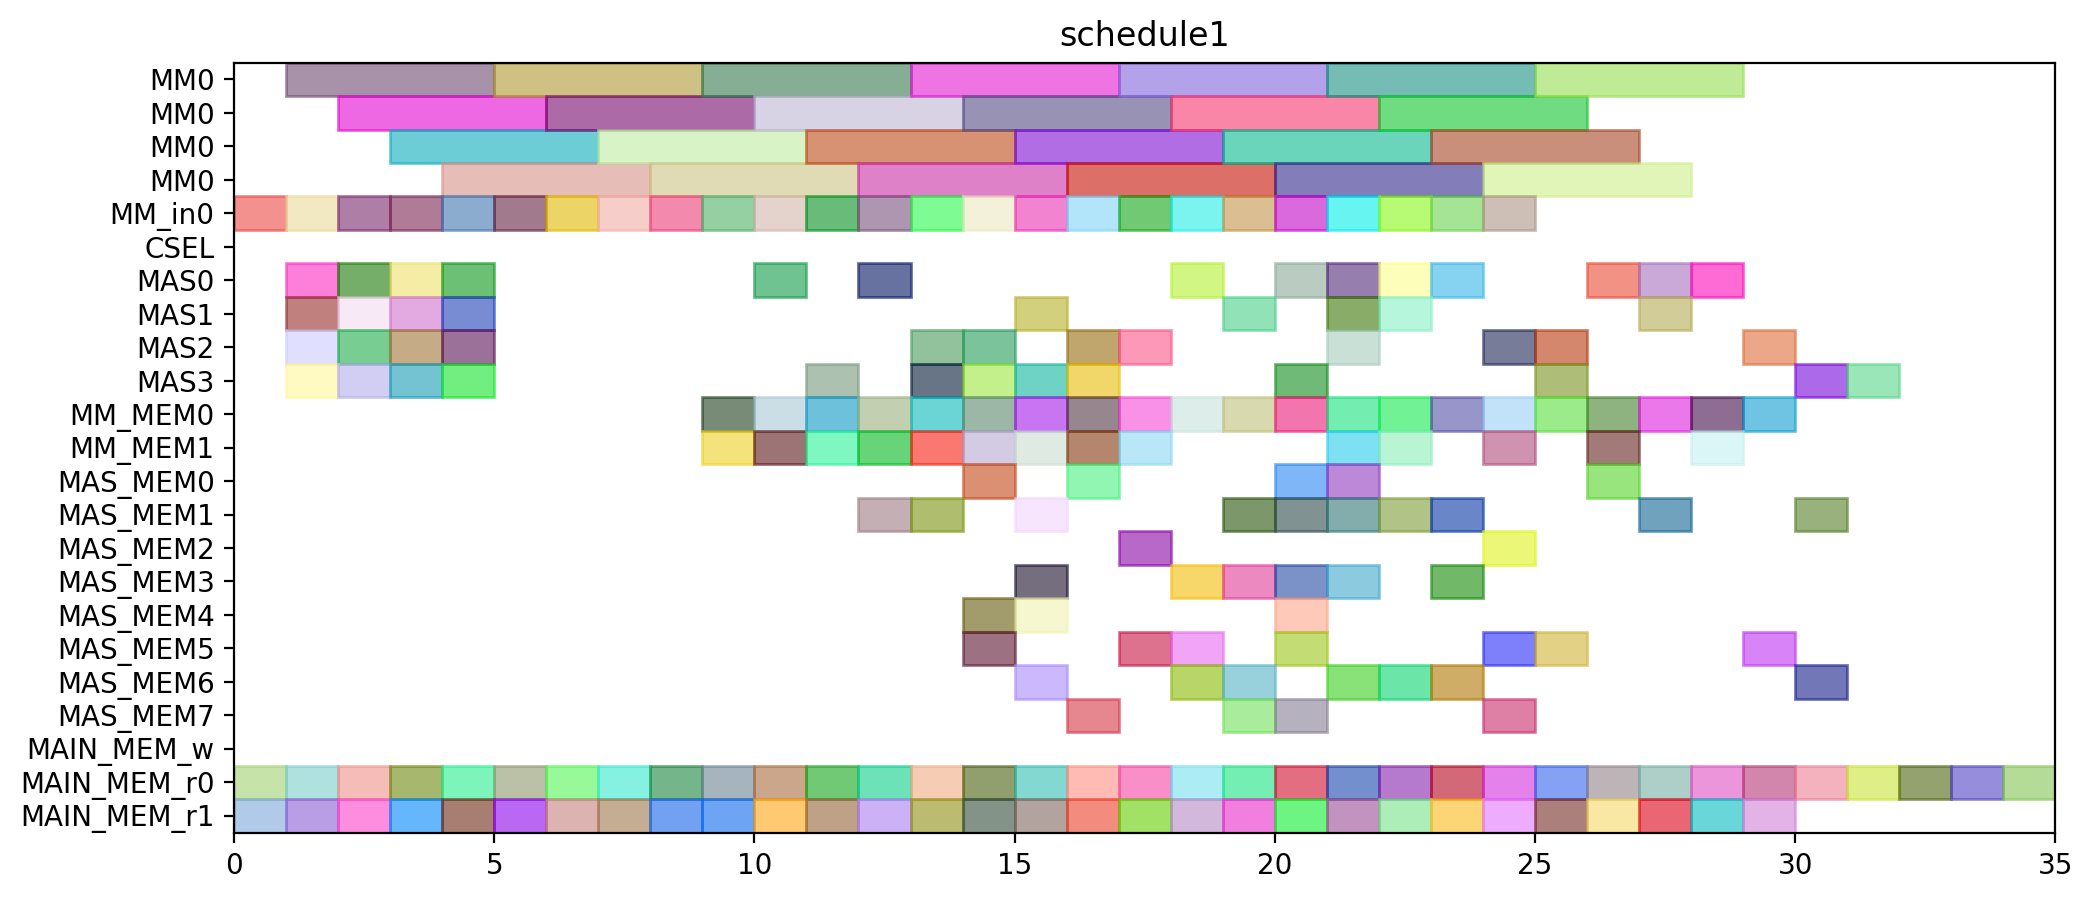

Source code (Python):
from pyschedule import Scenario, solvers, plotters, alt


def solve():
	horizon = 120
	S = Scenario("schedule1", horizon=horizon)

	# resource
	MM = S.Resources('MM', num=1, size=4)
	MM_in = S.Resources('MM_in', num=1)
	CSEL = S.Resource('CSEL')
	MAS = S.Resources('MAS', num=4, size=1, periods=range(1, horizon))
	MM_MEM = S.Resources('MM_MEM', num=2)
	MAS_MEM = S.Resources('MAS_MEM', num=8)
	MAIN_MEM_w = S.Resource('MAIN_MEM_w', size=1)
	MAIN_MEM_r = S.Resources('MAIN_MEM_r', num=2)

	# result of previous scheduling
	r13_t2_mem1 = S.Task('r13_t2_mem1', length=1, delay_cost=1)
	S += r13_t2_mem1 >= 0
	r13_t2_mem1 += MAIN_MEM_r[1]

	r6_t0_mem0 = S.Task('r6_t0_mem0', length=1, delay_cost=1)
	S += r6_t0_mem0 >= 0
	r6_t0_mem0 += MAIN_MEM_r[0]

	r6_t1_in = S.Task('r6_t1_in', length=1, delay_cost=1)
	S += r6_t1_in >= 0
	r6_t1_in += MM_in[0]

	r12_t1_mem0 = S.Task('r12_t1_mem0', length=1, delay_cost=1)
	S += r12_t1_mem0 >= 1
	r12_t1_mem0 += MAIN_MEM_r[0]

	r12_t3 = S.Task('r12_t3', length=1, delay_cost=1)
	S += r12_t3 >= 1
	r12_t3 += MAS[3]

	r13_t3 = S.Task('r13_t3', length=1, delay_cost=1)
	S += r13_t3 >= 1
	r13_t3 += MAS[1]

	r1_t0_in = S.Task('r1_t0_in', length=1, delay_cost=1)
	S += r1_t0_in >= 1
	r1_t0_in += MM_in[0]

	r1_t2 = S.Task('r1_t2', length=1, delay_cost=1)
	S += r1_t2 >= 1
	r1_t2 += MAS[2]

	r1_t3 = S.Task('r1_t3', length=1, delay_cost=1)
	S += r1_t3 >= 1
	r1_t3 += MAS[0]

	r6_t1 = S.Task('r6_t1', length=4, delay_cost=1)
	S += r6_t1 >= 1
	r6_t1 += MM[0]

	r6_t3_mem1 = S.Task('r6_t3_mem1', length=1, delay_cost=1)
	S += r6_t3_mem1 >= 1
	r6_t3_mem1 += MAIN_MEM_r[1]

	r13_t1_in = S.Task('r13_t1_in', length=1, delay_cost=1)
	S += r13_t1_in >= 2
	r13_t1_in += MM_in[0]

	r16_t3 = S.Task('r16_t3', length=1, delay_cost=1)
	S += r16_t3 >= 2
	r16_t3 += MAS[1]

	r1_t0 = S.Task('r1_t0', length=4, delay_cost=1)
	S += r1_t0 >= 2
	r1_t0 += MM[0]

	r3_t1_mem0 = S.Task('r3_t1_mem0', length=1, delay_cost=1)
	S += r3_t1_mem0 >= 2
	r3_t1_mem0 += MAIN_MEM_r[0]

	r3_t2 = S.Task('r3_t2', length=1, delay_cost=1)
	S += r3_t2 >= 2
	r3_t2 += MAS[3]

	r4_t2 = S.Task('r4_t2', length=1, delay_cost=1)
	S += r4_t2 >= 2
	r4_t2 += MAS[0]

	r4_t3 = S.Task('r4_t3', length=1, delay_cost=1)
	S += r4_t3 >= 2
	r4_t3 += MAS[2]

	r6_t1_mem1 = S.Task('r6_t1_mem1', length=1, delay_cost=1)
	S += r6_t1_mem1 >= 2
	r6_t1_mem1 += MAIN_MEM_r[1]

	r13_t1 = S.Task('r13_t1', length=4, delay_cost=1)
	S += r13_t1 >= 3
	r13_t1 += MM[0]

	r1_t3_mem0 = S.Task('r1_t3_mem0', length=1, delay_cost=1)
	S += r1_t3_mem0 >= 3
	r1_t3_mem0 += MAIN_MEM_r[0]

	r3_t3 = S.Task('r3_t3', length=1, delay_cost=1)
	S += r3_t3 >= 3
	r3_t3 += MAS[0]

	r4_t0_mem1 = S.Task('r4_t0_mem1', length=1, delay_cost=1)
	S += r4_t0_mem1 >= 3
	r4_t0_mem1 += MAIN_MEM_r[1]

	r5_t0_in = S.Task('r5_t0_in', length=1, delay_cost=1)
	S += r5_t0_in >= 3
	r5_t0_in += MM_in[0]

	r6_t2 = S.Task('r6_t2', length=1, delay_cost=1)
	S += r6_t2 >= 3
	r6_t2 += MAS[3]

	r6_t3 = S.Task('r6_t3', length=1, delay_cost=1)
	S += r6_t3 >= 3
	r6_t3 += MAS[1]

	r9_t2 = S.Task('r9_t2', length=1, delay_cost=1)
	S += r9_t2 >= 3
	r9_t2 += MAS[2]

	r12_t2 = S.Task('r12_t2', length=1, delay_cost=1)
	S += r12_t2 >= 4
	r12_t2 += MAS[0]

	r13_t1_mem1 = S.Task('r13_t1_mem1', length=1, delay_cost=1)
	S += r13_t1_mem1 >= 4
	r13_t1_mem1 += MAIN_MEM_r[1]

	r13_t2 = S.Task('r13_t2', length=1, delay_cost=1)
	S += r13_t2 >= 4
	r13_t2 += MAS[3]

	r3_t0_in = S.Task('r3_t0_in', length=1, delay_cost=1)
	S += r3_t0_in >= 4
	r3_t0_in += MM_in[0]

	r3_t2_mem0 = S.Task('r3_t2_mem0', length=1, delay_cost=1)
	S += r3_t2_mem0 >= 4
	r3_t2_mem0 += MAIN_MEM_r[0]

	r5_t0 = S.Task('r5_t0', length=4, delay_cost=1)
	S += r5_t0 >= 4
	r5_t0 += MM[0]

	r5_t2 = S.Task('r5_t2', length=1, delay_cost=1)
	S += r5_t2 >= 4
	r5_t2 += MAS[1]

	r5_t3 = S.Task('r5_t3', length=1, delay_cost=1)
	S += r5_t3 >= 4
	r5_t3 += MAS[2]

	r12_t3_mem0 = S.Task('r12_t3_mem0', length=1, delay_cost=1)
	S += r12_t3_mem0 >= 5
	r12_t3_mem0 += MAIN_MEM_r[0]

	r3_t0 = S.Task('r3_t0', length=4, delay_cost=1)
	S += r3_t0 >= 5
	r3_t0 += MM[0]

	r3_t1_in = S.Task('r3_t1_in', length=1, delay_cost=1)
	S += r3_t1_in >= 5
	r3_t1_in += MM_in[0]

	r4_t1_mem1 = S.Task('r4_t1_mem1', length=1, delay_cost=1)
	S += r4_t1_mem1 >= 5
	r4_t1_mem1 += MAIN_MEM_r[1]

	r3_t0_mem1 = S.Task('r3_t0_mem1', length=1, delay_cost=1)
	S += r3_t0_mem1 >= 6
	r3_t0_mem1 += MAIN_MEM_r[1]

	r3_t1 = S.Task('r3_t1', length=4, delay_cost=1)
	S += r3_t1 >= 6
	r3_t1 += MM[0]

	r4_t0_in = S.Task('r4_t0_in', length=1, delay_cost=1)
	S += r4_t0_in >= 6
	r4_t0_in += MM_in[0]

	r4_t1_mem0 = S.Task('r4_t1_mem0', length=1, delay_cost=1)
	S += r4_t1_mem0 >= 6
	r4_t1_mem0 += MAIN_MEM_r[0]

	r4_t0 = S.Task('r4_t0', length=4, delay_cost=1)
	S += r4_t0 >= 7
	r4_t0 += MM[0]

	r4_t1_in = S.Task('r4_t1_in', length=1, delay_cost=1)
	S += r4_t1_in >= 7
	r4_t1_in += MM_in[0]

	r5_t1_mem0 = S.Task('r5_t1_mem0', length=1, delay_cost=1)
	S += r5_t1_mem0 >= 7
	r5_t1_mem0 += MAIN_MEM_r[0]

	r6_t2_mem1 = S.Task('r6_t2_mem1', length=1, delay_cost=1)
	S += r6_t2_mem1 >= 7
	r6_t2_mem1 += MAIN_MEM_r[1]

	r4_t1 = S.Task('r4_t1', length=4, delay_cost=1)
	S += r4_t1 >= 8
	r4_t1 += MM[0]

	r5_t0_mem1 = S.Task('r5_t0_mem1', length=1, delay_cost=1)
	S += r5_t0_mem1 >= 8
	r5_t0_mem1 += MAIN_MEM_r[1]

	r5_t1_in = S.Task('r5_t1_in', length=1, delay_cost=1)
	S += r5_t1_in >= 8
	r5_t1_in += MM_in[0]

	r5_t2_mem0 = S.Task('r5_t2_mem0', length=1, delay_cost=1)
	S += r5_t2_mem0 >= 8
	r5_t2_mem0 += MAIN_MEM_r[0]

	r1_t1_in = S.Task('r1_t1_in', length=1, delay_cost=1)
	S += r1_t1_in >= 9
	r1_t1_in += MM_in[0]

	r3_t3_mem1 = S.Task('r3_t3_mem1', length=1, delay_cost=1)
	S += r3_t3_mem1 >= 9
	r3_t3_mem1 += MAIN_MEM_r[1]

	r4_t2_mem0 = S.Task('r4_t2_mem0', length=1, delay_cost=1)
	S += r4_t2_mem0 >= 9
	r4_t2_mem0 += MAIN_MEM_r[0]

	r5_t1 = S.Task('r5_t1', length=4, delay_cost=1)
	S += r5_t1 >= 9
	r5_t1 += MM[0]

	r12_t0_mem0 = S.Task('r12_t0_mem0', length=1, delay_cost=1)
	S += r12_t0_mem0 >= 10
	r12_t0_mem0 += MAIN_MEM_r[0]

	r1_t1 = S.Task('r1_t1', length=4, delay_cost=1)
	S += r1_t1 >= 10
	r1_t1 += MM[0]

	r3_t2_mem1 = S.Task('r3_t2_mem1', length=1, delay_cost=1)
	S += r3_t2_mem1 >= 10
	r3_t2_mem1 += MAIN_MEM_r[1]

	r6_t0_in = S.Task('r6_t0_in', length=1, delay_cost=1)
	S += r6_t0_in >= 10
	r6_t0_in += MM_in[0]

	r12_t1_in = S.Task('r12_t1_in', length=1, delay_cost=1)
	S += r12_t1_in >= 11
	r12_t1_in += MM_in[0]

	r6_t0 = S.Task('r6_t0', length=4, delay_cost=1)
	S += r6_t0 >= 11
	r6_t0 += MM[0]

	r6_t1_mem0 = S.Task('r6_t1_mem0', length=1, delay_cost=1)
	S += r6_t1_mem0 >= 11
	r6_t1_mem0 += MAIN_MEM_r[0]

	r9_t2_mem1 = S.Task('r9_t2_mem1', length=1, delay_cost=1)
	S += r9_t2_mem1 >= 11
	r9_t2_mem1 += MAIN_MEM_r[1]

	r12_t0_in = S.Task('r12_t0_in', length=1, delay_cost=1)
	S += r12_t0_in >= 12
	r12_t0_in += MM_in[0]

	r12_t0_mem1 = S.Task('r12_t0_mem1', length=1, delay_cost=1)
	S += r12_t0_mem1 >= 12
	r12_t0_mem1 += MAIN_MEM_r[1]

	r12_t1 = S.Task('r12_t1', length=4, delay_cost=1)
	S += r12_t1 >= 12
	r12_t1 += MM[0]

	r6_t3_mem0 = S.Task('r6_t3_mem0', length=1, delay_cost=1)
	S += r6_t3_mem0 >= 12
	r6_t3_mem0 += MAIN_MEM_r[0]

	r12_t0 = S.Task('r12_t0', length=4, delay_cost=1)
	S += r12_t0 >= 13
	r12_t0 += MM[0]

	r13_t0_in = S.Task('r13_t0_in', length=1, delay_cost=1)
	S += r13_t0_in >= 13
	r13_t0_in += MM_in[0]

	r13_t0_mem0 = S.Task('r13_t0_mem0', length=1, delay_cost=1)
	S += r13_t0_mem0 >= 13
	r13_t0_mem0 += MAIN_MEM_r[0]

	r13_t3_mem1 = S.Task('r13_t3_mem1', length=1, delay_cost=1)
	S += r13_t3_mem1 >= 13
	r13_t3_mem1 += MAIN_MEM_r[1]

	r13_t0 = S.Task('r13_t0', length=4, delay_cost=1)
	S += r13_t0 >= 14
	r13_t0 += MM[0]

	r13_t1_mem0 = S.Task('r13_t1_mem0', length=1, delay_cost=1)
	S += r13_t1_mem0 >= 14
	r13_t1_mem0 += MAIN_MEM_r[0]

	r4_t3_mem1 = S.Task('r4_t3_mem1', length=1, delay_cost=1)
	S += r4_t3_mem1 >= 14
	r4_t3_mem1 += MAIN_MEM_r[1]

	r1_t3_mem1 = S.Task('r1_t3_mem1', length=1, delay_cost=1)
	S += r1_t3_mem1 >= 15
	r1_t3_mem1 += MAIN_MEM_r[1]

	r5_t0_mem0 = S.Task('r5_t0_mem0', length=1, delay_cost=1)
	S += r5_t0_mem0 >= 15
	r5_t0_mem0 += MAIN_MEM_r[0]

	r1_t0_mem0 = S.Task('r1_t0_mem0', length=1, delay_cost=1)
	S += r1_t0_mem0 >= 16
	r1_t0_mem0 += MAIN_MEM_r[0]

	r5_t3_mem1 = S.Task('r5_t3_mem1', length=1, delay_cost=1)
	S += r5_t3_mem1 >= 16
	r5_t3_mem1 += MAIN_MEM_r[1]

	r12_t1_mem1 = S.Task('r12_t1_mem1', length=1, delay_cost=1)
	S += r12_t1_mem1 >= 17
	r12_t1_mem1 += MAIN_MEM_r[1]

	r3_t0_mem0 = S.Task('r3_t0_mem0', length=1, delay_cost=1)
	S += r3_t0_mem0 >= 17
	r3_t0_mem0 += MAIN_MEM_r[0]

	r5_t1_mem1 = S.Task('r5_t1_mem1', length=1, delay_cost=1)
	S += r5_t1_mem1 >= 18
	r5_t1_mem1 += MAIN_MEM_r[1]

	r5_t3_mem0 = S.Task('r5_t3_mem0', length=1, delay_cost=1)
	S += r5_t3_mem0 >= 18
	r5_t3_mem0 += MAIN_MEM_r[0]

	r4_t0_mem0 = S.Task('r4_t0_mem0', length=1, delay_cost=1)
	S += r4_t0_mem0 >= 19
	r4_t0_mem0 += MAIN_MEM_r[0]

	r6_t0_mem1 = S.Task('r6_t0_mem1', length=1, delay_cost=1)
	S += r6_t0_mem1 >= 19
	r6_t0_mem1 += MAIN_MEM_r[1]

	r12_t3_mem1 = S.Task('r12_t3_mem1', length=1, delay_cost=1)
	S += r12_t3_mem1 >= 20
	r12_t3_mem1 += MAIN_MEM_r[1]

	r16_t3_mem0 = S.Task('r16_t3_mem0', length=1, delay_cost=1)
	S += r16_t3_mem0 >= 20
	r16_t3_mem0 += MAIN_MEM_r[0]

	r13_t0_mem1 = S.Task('r13_t0_mem1', length=1, delay_cost=1)
	S += r13_t0_mem1 >= 21
	r13_t0_mem1 += MAIN_MEM_r[1]

	r9_t2_mem0 = S.Task('r9_t2_mem0', length=1, delay_cost=1)
	S += r9_t2_mem0 >= 21
	r9_t2_mem0 += MAIN_MEM_r[0]

	r13_t2_mem0 = S.Task('r13_t2_mem0', length=1, delay_cost=1)
	S += r13_t2_mem0 >= 22
	r13_t2_mem0 += MAIN_MEM_r[0]

	r4_t2_mem1 = S.Task('r4_t2_mem1', length=1, delay_cost=1)
	S += r4_t2_mem1 >= 22
	r4_t2_mem1 += MAIN_MEM_r[1]

	r12_t2_mem0 = S.Task('r12_t2_mem0', length=1, delay_cost=1)
	S += r12_t2_mem0 >= 23
	r12_t2_mem0 += MAIN_MEM_r[0]

	r5_t2_mem1 = S.Task('r5_t2_mem1', length=1, delay_cost=1)
	S += r5_t2_mem1 >= 23
	r5_t2_mem1 += MAIN_MEM_r[1]

	r3_t1_mem1 = S.Task('r3_t1_mem1', length=1, delay_cost=1)
	S += r3_t1_mem1 >= 24
	r3_t1_mem1 += MAIN_MEM_r[1]

	r4_t3_mem0 = S.Task('r4_t3_mem0', length=1, delay_cost=1)
	S += r4_t3_mem0 >= 24
	r4_t3_mem0 += MAIN_MEM_r[0]

	r16_t3_mem1 = S.Task('r16_t3_mem1', length=1, delay_cost=1)
	S += r16_t3_mem1 >= 25
	r16_t3_mem1 += MAIN_MEM_r[1]

	r6_t2_mem0 = S.Task('r6_t2_mem0', length=1, delay_cost=1)
	S += r6_t2_mem0 >= 25
	r6_t2_mem0 += MAIN_MEM_r[0]

	r12_t2_mem1 = S.Task('r12_t2_mem1', length=1, delay_cost=1)
	S += r12_t2_mem1 >= 26
	r12_t2_mem1 += MAIN_MEM_r[1]

	r13_t3_mem0 = S.Task('r13_t3_mem0', length=1, delay_cost=1)
	S += r13_t3_mem0 >= 26
	r13_t3_mem0 += MAIN_MEM_r[0]

	r1_t0_mem1 = S.Task('r1_t0_mem1', length=1, delay_cost=1)
	S += r1_t0_mem1 >= 27
	r1_t0_mem1 += MAIN_MEM_r[1]

	r3_t3_mem0 = S.Task('r3_t3_mem0', length=1, delay_cost=1)
	S += r3_t3_mem0 >= 27
	r3_t3_mem0 += MAIN_MEM_r[0]

	r1_t2_mem0 = S.Task('r1_t2_mem0', length=1, delay_cost=1)
	S += r1_t2_mem0 >= 28
	r1_t2_mem0 += MAIN_MEM_r[0]

	r1_t2_mem1 = S.Task('r1_t2_mem1', length=1, delay_cost=1)
	S += r1_t2_mem1 >= 28
	r1_t2_mem1 += MAIN_MEM_r[1]

	r1_t1_mem0 = S.Task('r1_t1_mem0', length=1, delay_cost=1)
	S += r1_t1_mem0 >= 29
	r1_t1_mem0 += MAIN_MEM_r[0]

	r1_t1_mem1 = S.Task('r1_t1_mem1', length=1, delay_cost=1)
	S += r1_t1_mem1 >= 29
	r1_t1_mem1 += MAIN_MEM_r[1]


	# new tasks
	r1_t4_in = S.Task('r1_t4_in', length=1, delay_cost=1)
	r1_t4_in += alt(MM_in)
	r1_t4 = S.Task('r1_t4', length=4, delay_cost=1)
	r1_t4 += alt(MM)
	S += r1_t4>=r1_t4_in

	r1_t4_mem0 = S.Task('r1_t4_mem0', length=1, delay_cost=1)
	r1_t4_mem0 += MAS_MEM[4]
	S += 1 < r1_t4_mem0
	S += r1_t4_mem0 <= r1_t4

	r1_t4_mem1 = S.Task('r1_t4_mem1', length=1, delay_cost=1)
	r1_t4_mem1 += MAS_MEM[1]
	S += 1 < r1_t4_mem1
	S += r1_t4_mem1 <= r1_t4

	r10 = S.Task('r10', length=1, delay_cost=1)
	r10 += alt(MAS)

	r10_mem0 = S.Task('r10_mem0', length=1, delay_cost=1)
	r10_mem0 += MM_MEM[0]
	S += 5 < r10_mem0
	S += r10_mem0 <= r10

	r10_mem1 = S.Task('r10_mem1', length=1, delay_cost=1)
	r10_mem1 += MM_MEM[1]
	S += 13 < r10_mem1
	S += r10_mem1 <= r10

	r1_t5 = S.Task('r1_t5', length=1, delay_cost=1)
	r1_t5 += alt(MAS)

	r1_t5_mem0 = S.Task('r1_t5_mem0', length=1, delay_cost=1)
	r1_t5_mem0 += MM_MEM[0]
	S += 5 < r1_t5_mem0
	S += r1_t5_mem0 <= r1_t5

	r1_t5_mem1 = S.Task('r1_t5_mem1', length=1, delay_cost=1)
	r1_t5_mem1 += MM_MEM[1]
	S += 13 < r1_t5_mem1
	S += r1_t5_mem1 <= r1_t5

	r3_t4_in = S.Task('r3_t4_in', length=1, delay_cost=1)
	r3_t4_in += alt(MM_in)
	r3_t4 = S.Task('r3_t4', length=4, delay_cost=1)
	r3_t4 += alt(MM)
	S += r3_t4>=r3_t4_in

	r3_t4_mem0 = S.Task('r3_t4_mem0', length=1, delay_cost=1)
	r3_t4_mem0 += MAS_MEM[6]
	S += 2 < r3_t4_mem0
	S += r3_t4_mem0 <= r3_t4

	r3_t4_mem1 = S.Task('r3_t4_mem1', length=1, delay_cost=1)
	r3_t4_mem1 += MAS_MEM[1]
	S += 3 < r3_t4_mem1
	S += r3_t4_mem1 <= r3_t4

	r30 = S.Task('r30', length=1, delay_cost=1)
	r30 += alt(MAS)

	r30_mem0 = S.Task('r30_mem0', length=1, delay_cost=1)
	r30_mem0 += MM_MEM[0]
	S += 8 < r30_mem0
	S += r30_mem0 <= r30

	r30_mem1 = S.Task('r30_mem1', length=1, delay_cost=1)
	r30_mem1 += MM_MEM[1]
	S += 9 < r30_mem1
	S += r30_mem1 <= r30

	r3_t5 = S.Task('r3_t5', length=1, delay_cost=1)
	r3_t5 += alt(MAS)

	r3_t5_mem0 = S.Task('r3_t5_mem0', length=1, delay_cost=1)
	r3_t5_mem0 += MM_MEM[0]
	S += 8 < r3_t5_mem0
	S += r3_t5_mem0 <= r3_t5

	r3_t5_mem1 = S.Task('r3_t5_mem1', length=1, delay_cost=1)
	r3_t5_mem1 += MM_MEM[1]
	S += 9 < r3_t5_mem1
	S += r3_t5_mem1 <= r3_t5

	r4_t4_in = S.Task('r4_t4_in', length=1, delay_cost=1)
	r4_t4_in += alt(MM_in)
	r4_t4 = S.Task('r4_t4', length=4, delay_cost=1)
	r4_t4 += alt(MM)
	S += r4_t4>=r4_t4_in

	r4_t4_mem0 = S.Task('r4_t4_mem0', length=1, delay_cost=1)
	r4_t4_mem0 += MAS_MEM[0]
	S += 2 < r4_t4_mem0
	S += r4_t4_mem0 <= r4_t4

	r4_t4_mem1 = S.Task('r4_t4_mem1', length=1, delay_cost=1)
	r4_t4_mem1 += MAS_MEM[5]
	S += 2 < r4_t4_mem1
	S += r4_t4_mem1 <= r4_t4

	r40 = S.Task('r40', length=1, delay_cost=1)
	r40 += alt(MAS)

	r40_mem0 = S.Task('r40_mem0', length=1, delay_cost=1)
	r40_mem0 += MM_MEM[0]
	S += 10 < r40_mem0
	S += r40_mem0 <= r40

	r40_mem1 = S.Task('r40_mem1', length=1, delay_cost=1)
	r40_mem1 += MM_MEM[1]
	S += 11 < r40_mem1
	S += r40_mem1 <= r40

	r4_t5 = S.Task('r4_t5', length=1, delay_cost=1)
	r4_t5 += alt(MAS)

	r4_t5_mem0 = S.Task('r4_t5_mem0', length=1, delay_cost=1)
	r4_t5_mem0 += MM_MEM[0]
	S += 10 < r4_t5_mem0
	S += r4_t5_mem0 <= r4_t5

	r4_t5_mem1 = S.Task('r4_t5_mem1', length=1, delay_cost=1)
	r4_t5_mem1 += MM_MEM[1]
	S += 11 < r4_t5_mem1
	S += r4_t5_mem1 <= r4_t5

	r5_t4_in = S.Task('r5_t4_in', length=1, delay_cost=1)
	r5_t4_in += alt(MM_in)
	r5_t4 = S.Task('r5_t4', length=4, delay_cost=1)
	r5_t4 += alt(MM)
	S += r5_t4>=r5_t4_in

	r5_t4_mem0 = S.Task('r5_t4_mem0', length=1, delay_cost=1)
	r5_t4_mem0 += MAS_MEM[2]
	S += 4 < r5_t4_mem0
	S += r5_t4_mem0 <= r5_t4

	r5_t4_mem1 = S.Task('r5_t4_mem1', length=1, delay_cost=1)
	r5_t4_mem1 += MAS_MEM[5]
	S += 4 < r5_t4_mem1
	S += r5_t4_mem1 <= r5_t4

	r50 = S.Task('r50', length=1, delay_cost=1)
	r50 += alt(MAS)

	r50_mem0 = S.Task('r50_mem0', length=1, delay_cost=1)
	r50_mem0 += MM_MEM[0]
	S += 7 < r50_mem0
	S += r50_mem0 <= r50

	r50_mem1 = S.Task('r50_mem1', length=1, delay_cost=1)
	r50_mem1 += MM_MEM[1]
	S += 12 < r50_mem1
	S += r50_mem1 <= r50

	r5_t5 = S.Task('r5_t5', length=1, delay_cost=1)
	r5_t5 += alt(MAS)

	r5_t5_mem0 = S.Task('r5_t5_mem0', length=1, delay_cost=1)
	r5_t5_mem0 += MM_MEM[0]
	S += 7 < r5_t5_mem0
	S += r5_t5_mem0 <= r5_t5

	r5_t5_mem1 = S.Task('r5_t5_mem1', length=1, delay_cost=1)
	r5_t5_mem1 += MM_MEM[1]
	S += 12 < r5_t5_mem1
	S += r5_t5_mem1 <= r5_t5

	r6_t4_in = S.Task('r6_t4_in', length=1, delay_cost=1)
	r6_t4_in += alt(MM_in)
	r6_t4 = S.Task('r6_t4', length=4, delay_cost=1)
	r6_t4 += alt(MM)
	S += r6_t4>=r6_t4_in

	r6_t4_mem0 = S.Task('r6_t4_mem0', length=1, delay_cost=1)
	r6_t4_mem0 += MAS_MEM[6]
	S += 3 < r6_t4_mem0
	S += r6_t4_mem0 <= r6_t4

	r6_t4_mem1 = S.Task('r6_t4_mem1', length=1, delay_cost=1)
	r6_t4_mem1 += MAS_MEM[3]
	S += 3 < r6_t4_mem1
	S += r6_t4_mem1 <= r6_t4

	r60 = S.Task('r60', length=1, delay_cost=1)
	r60 += alt(MAS)

	r60_mem0 = S.Task('r60_mem0', length=1, delay_cost=1)
	r60_mem0 += MM_MEM[0]
	S += 14 < r60_mem0
	S += r60_mem0 <= r60

	r60_mem1 = S.Task('r60_mem1', length=1, delay_cost=1)
	r60_mem1 += MM_MEM[1]
	S += 4 < r60_mem1
	S += r60_mem1 <= r60

	r6_t5 = S.Task('r6_t5', length=1, delay_cost=1)
	r6_t5 += alt(MAS)

	r6_t5_mem0 = S.Task('r6_t5_mem0', length=1, delay_cost=1)
	r6_t5_mem0 += MM_MEM[0]
	S += 14 < r6_t5_mem0
	S += r6_t5_mem0 <= r6_t5

	r6_t5_mem1 = S.Task('r6_t5_mem1', length=1, delay_cost=1)
	r6_t5_mem1 += MM_MEM[1]
	S += 4 < r6_t5_mem1
	S += r6_t5_mem1 <= r6_t5

	r12_t4_in = S.Task('r12_t4_in', length=1, delay_cost=1)
	r12_t4_in += alt(MM_in)
	r12_t4 = S.Task('r12_t4', length=4, delay_cost=1)
	r12_t4 += alt(MM)
	S += r12_t4>=r12_t4_in

	r12_t4_mem0 = S.Task('r12_t4_mem0', length=1, delay_cost=1)
	r12_t4_mem0 += MAS_MEM[0]
	S += 4 < r12_t4_mem0
	S += r12_t4_mem0 <= r12_t4

	r12_t4_mem1 = S.Task('r12_t4_mem1', length=1, delay_cost=1)
	r12_t4_mem1 += MAS_MEM[7]
	S += 1 < r12_t4_mem1
	S += r12_t4_mem1 <= r12_t4

	r120 = S.Task('r120', length=1, delay_cost=1)
	r120 += alt(MAS)

	r120_mem0 = S.Task('r120_mem0', length=1, delay_cost=1)
	r120_mem0 += MM_MEM[0]
	S += 16 < r120_mem0
	S += r120_mem0 <= r120

	r120_mem1 = S.Task('r120_mem1', length=1, delay_cost=1)
	r120_mem1 += MM_MEM[1]
	S += 15 < r120_mem1
	S += r120_mem1 <= r120

	r12_t5 = S.Task('r12_t5', length=1, delay_cost=1)
	r12_t5 += alt(MAS)

	r12_t5_mem0 = S.Task('r12_t5_mem0', length=1, delay_cost=1)
	r12_t5_mem0 += MM_MEM[0]
	S += 16 < r12_t5_mem0
	S += r12_t5_mem0 <= r12_t5

	r12_t5_mem1 = S.Task('r12_t5_mem1', length=1, delay_cost=1)
	r12_t5_mem1 += MM_MEM[1]
	S += 15 < r12_t5_mem1
	S += r12_t5_mem1 <= r12_t5

	r13_t4_in = S.Task('r13_t4_in', length=1, delay_cost=1)
	r13_t4_in += alt(MM_in)
	r13_t4 = S.Task('r13_t4', length=4, delay_cost=1)
	r13_t4 += alt(MM)
	S += r13_t4>=r13_t4_in

	r13_t4_mem0 = S.Task('r13_t4_mem0', length=1, delay_cost=1)
	r13_t4_mem0 += MAS_MEM[6]
	S += 4 < r13_t4_mem0
	S += r13_t4_mem0 <= r13_t4

	r13_t4_mem1 = S.Task('r13_t4_mem1', length=1, delay_cost=1)
	r13_t4_mem1 += MAS_MEM[3]
	S += 1 < r13_t4_mem1
	S += r13_t4_mem1 <= r13_t4

	r130 = S.Task('r130', length=1, delay_cost=1)
	r130 += alt(MAS)

	r130_mem0 = S.Task('r130_mem0', length=1, delay_cost=1)
	r130_mem0 += MM_MEM[0]
	S += 17 < r130_mem0
	S += r130_mem0 <= r130

	r130_mem1 = S.Task('r130_mem1', length=1, delay_cost=1)
	r130_mem1 += MM_MEM[1]
	S += 6 < r130_mem1
	S += r130_mem1 <= r130

	r13_t5 = S.Task('r13_t5', length=1, delay_cost=1)
	r13_t5 += alt(MAS)

	r13_t5_mem0 = S.Task('r13_t5_mem0', length=1, delay_cost=1)
	r13_t5_mem0 += MM_MEM[0]
	S += 17 < r13_t5_mem0
	S += r13_t5_mem0 <= r13_t5

	r13_t5_mem1 = S.Task('r13_t5_mem1', length=1, delay_cost=1)
	r13_t5_mem1 += MM_MEM[1]
	S += 6 < r13_t5_mem1
	S += r13_t5_mem1 <= r13_t5

	r11 = S.Task('r11', length=1, delay_cost=1)
	r11 += alt(MAS)

	r11_mem0 = S.Task('r11_mem0', length=1, delay_cost=1)
	r11_mem0 += alt(MM_MEM)
	S += (r1_t4*MM[0])-1 < r11_mem0*MM_MEM[0]
	S += r11_mem0 <= r11

	r11_mem1 = S.Task('r11_mem1', length=1, delay_cost=1)
	r11_mem1 += alt(MAS_MEM)
	S += (r1_t5*MAS[0])-1 < r11_mem1*MAS_MEM[1]
	S += (r1_t5*MAS[1])-1 < r11_mem1*MAS_MEM[3]
	S += (r1_t5*MAS[2])-1 < r11_mem1*MAS_MEM[5]
	S += (r1_t5*MAS[3])-1 < r11_mem1*MAS_MEM[7]
	S += r11_mem1 <= r11

	r20 = S.Task('r20', length=1, delay_cost=1)
	r20 += alt(MAS)

	r20_mem0 = S.Task('r20_mem0', length=1, delay_cost=1)
	r20_mem0 += alt(MAS_MEM)
	S += (r10*MAS[0])-1 < r20_mem0*MAS_MEM[0]
	S += (r10*MAS[1])-1 < r20_mem0*MAS_MEM[2]
	S += (r10*MAS[2])-1 < r20_mem0*MAS_MEM[4]
	S += (r10*MAS[3])-1 < r20_mem0*MAS_MEM[6]
	S += r20_mem0 <= r20

	r31 = S.Task('r31', length=1, delay_cost=1)
	r31 += alt(MAS)

	r31_mem0 = S.Task('r31_mem0', length=1, delay_cost=1)
	r31_mem0 += alt(MM_MEM)
	S += (r3_t4*MM[0])-1 < r31_mem0*MM_MEM[0]
	S += r31_mem0 <= r31

	r31_mem1 = S.Task('r31_mem1', length=1, delay_cost=1)
	r31_mem1 += alt(MAS_MEM)
	S += (r3_t5*MAS[0])-1 < r31_mem1*MAS_MEM[1]
	S += (r3_t5*MAS[1])-1 < r31_mem1*MAS_MEM[3]
	S += (r3_t5*MAS[2])-1 < r31_mem1*MAS_MEM[5]
	S += (r3_t5*MAS[3])-1 < r31_mem1*MAS_MEM[7]
	S += r31_mem1 <= r31

	r41 = S.Task('r41', length=1, delay_cost=1)
	r41 += alt(MAS)

	r41_mem0 = S.Task('r41_mem0', length=1, delay_cost=1)
	r41_mem0 += alt(MM_MEM)
	S += (r4_t4*MM[0])-1 < r41_mem0*MM_MEM[0]
	S += r41_mem0 <= r41

	r41_mem1 = S.Task('r41_mem1', length=1, delay_cost=1)
	r41_mem1 += alt(MAS_MEM)
	S += (r4_t5*MAS[0])-1 < r41_mem1*MAS_MEM[1]
	S += (r4_t5*MAS[1])-1 < r41_mem1*MAS_MEM[3]
	S += (r4_t5*MAS[2])-1 < r41_mem1*MAS_MEM[5]
	S += (r4_t5*MAS[3])-1 < r41_mem1*MAS_MEM[7]
	S += r41_mem1 <= r41

	r51 = S.Task('r51', length=1, delay_cost=1)
	r51 += alt(MAS)

	r51_mem0 = S.Task('r51_mem0', length=1, delay_cost=1)
	r51_mem0 += alt(MM_MEM)
	S += (r5_t4*MM[0])-1 < r51_mem0*MM_MEM[0]
	S += r51_mem0 <= r51

	r51_mem1 = S.Task('r51_mem1', length=1, delay_cost=1)
	r51_mem1 += alt(MAS_MEM)
	S += (r5_t5*MAS[0])-1 < r51_mem1*MAS_MEM[1]
	S += (r5_t5*MAS[1])-1 < r51_mem1*MAS_MEM[3]
	S += (r5_t5*MAS[2])-1 < r51_mem1*MAS_MEM[5]
	S += (r5_t5*MAS[3])-1 < r51_mem1*MAS_MEM[7]
	S += r51_mem1 <= r51

	r61 = S.Task('r61', length=1, delay_cost=1)
	r61 += alt(MAS)

	r61_mem0 = S.Task('r61_mem0', length=1, delay_cost=1)
	r61_mem0 += alt(MM_MEM)
	S += (r6_t4*MM[0])-1 < r61_mem0*MM_MEM[0]
	S += r61_mem0 <= r61

	r61_mem1 = S.Task('r61_mem1', length=1, delay_cost=1)
	r61_mem1 += alt(MAS_MEM)
	S += (r6_t5*MAS[0])-1 < r61_mem1*MAS_MEM[1]
	S += (r6_t5*MAS[1])-1 < r61_mem1*MAS_MEM[3]
	S += (r6_t5*MAS[2])-1 < r61_mem1*MAS_MEM[5]
	S += (r6_t5*MAS[3])-1 < r61_mem1*MAS_MEM[7]
	S += r61_mem1 <= r61

	r70 = S.Task('r70', length=1, delay_cost=1)
	r70 += alt(MAS)

	r70_mem0 = S.Task('r70_mem0', length=1, delay_cost=1)
	r70_mem0 += alt(MAS_MEM)
	S += (r50*MAS[0])-1 < r70_mem0*MAS_MEM[0]
	S += (r50*MAS[1])-1 < r70_mem0*MAS_MEM[2]
	S += (r50*MAS[2])-1 < r70_mem0*MAS_MEM[4]
	S += (r50*MAS[3])-1 < r70_mem0*MAS_MEM[6]
	S += r70_mem0 <= r70

	r70_mem1 = S.Task('r70_mem1', length=1, delay_cost=1)
	r70_mem1 += alt(MAS_MEM)
	S += (r60*MAS[0])-1 < r70_mem1*MAS_MEM[1]
	S += (r60*MAS[1])-1 < r70_mem1*MAS_MEM[3]
	S += (r60*MAS[2])-1 < r70_mem1*MAS_MEM[5]
	S += (r60*MAS[3])-1 < r70_mem1*MAS_MEM[7]
	S += r70_mem1 <= r70

	r80 = S.Task('r80', length=1, delay_cost=1)
	r80 += alt(MAS)

	r80_mem0 = S.Task('r80_mem0', length=1, delay_cost=1)
	r80_mem0 += MAIN_MEM_r[0]
	r80_mem1 = S.Task('r80_mem1', length=1, delay_cost=1)
	r80_mem1 += alt(MAS_MEM)
	S += (r40*MAS[0])-1 < r80_mem1*MAS_MEM[1]
	S += (r40*MAS[1])-1 < r80_mem1*MAS_MEM[3]
	S += (r40*MAS[2])-1 < r80_mem1*MAS_MEM[5]
	S += (r40*MAS[3])-1 < r80_mem1*MAS_MEM[7]
	S += r80_mem1 <= r80

	r100 = S.Task('r100', length=1, delay_cost=1)
	r100 += alt(MAS)

	r100_mem0 = S.Task('r100_mem0', length=1, delay_cost=1)
	r100_mem0 += MAIN_MEM_r[0]
	r100_mem1 = S.Task('r100_mem1', length=1, delay_cost=1)
	r100_mem1 += alt(MAS_MEM)
	S += (r40*MAS[0])-1 < r100_mem1*MAS_MEM[1]
	S += (r40*MAS[1])-1 < r100_mem1*MAS_MEM[3]
	S += (r40*MAS[2])-1 < r100_mem1*MAS_MEM[5]
	S += (r40*MAS[3])-1 < r100_mem1*MAS_MEM[7]
	S += r100_mem1 <= r100

	r121 = S.Task('r121', length=1, delay_cost=1)
	r121 += alt(MAS)

	r121_mem0 = S.Task('r121_mem0', length=1, delay_cost=1)
	r121_mem0 += alt(MM_MEM)
	S += (r12_t4*MM[0])-1 < r121_mem0*MM_MEM[0]
	S += r121_mem0 <= r121

	r121_mem1 = S.Task('r121_mem1', length=1, delay_cost=1)
	r121_mem1 += alt(MAS_MEM)
	S += (r12_t5*MAS[0])-1 < r121_mem1*MAS_MEM[1]
	S += (r12_t5*MAS[1])-1 < r121_mem1*MAS_MEM[3]
	S += (r12_t5*MAS[2])-1 < r121_mem1*MAS_MEM[5]
	S += (r12_t5*MAS[3])-1 < r121_mem1*MAS_MEM[7]
	S += r121_mem1 <= r121

	r131 = S.Task('r131', length=1, delay_cost=1)
	r131 += alt(MAS)

	r131_mem0 = S.Task('r131_mem0', length=1, delay_cost=1)
	r131_mem0 += alt(MM_MEM)
	S += (r13_t4*MM[0])-1 < r131_mem0*MM_MEM[0]
	S += r131_mem0 <= r131

	r131_mem1 = S.Task('r131_mem1', length=1, delay_cost=1)
	r131_mem1 += alt(MAS_MEM)
	S += (r13_t5*MAS[0])-1 < r131_mem1*MAS_MEM[1]
	S += (r13_t5*MAS[1])-1 < r131_mem1*MAS_MEM[3]
	S += (r13_t5*MAS[2])-1 < r131_mem1*MAS_MEM[5]
	S += (r13_t5*MAS[3])-1 < r131_mem1*MAS_MEM[7]
	S += r131_mem1 <= r131

	r21 = S.Task('r21', length=1, delay_cost=1)
	r21 += alt(MAS)

	r21_mem0 = S.Task('r21_mem0', length=1, delay_cost=1)
	r21_mem0 += alt(MAS_MEM)
	S += (r11*MAS[0])-1 < r21_mem0*MAS_MEM[0]
	S += (r11*MAS[1])-1 < r21_mem0*MAS_MEM[2]
	S += (r11*MAS[2])-1 < r21_mem0*MAS_MEM[4]
	S += (r11*MAS[3])-1 < r21_mem0*MAS_MEM[6]
	S += r21_mem0 <= r21

	r71 = S.Task('r71', length=1, delay_cost=1)
	r71 += alt(MAS)

	r71_mem0 = S.Task('r71_mem0', length=1, delay_cost=1)
	r71_mem0 += alt(MAS_MEM)
	S += (r51*MAS[0])-1 < r71_mem0*MAS_MEM[0]
	S += (r51*MAS[1])-1 < r71_mem0*MAS_MEM[2]
	S += (r51*MAS[2])-1 < r71_mem0*MAS_MEM[4]
	S += (r51*MAS[3])-1 < r71_mem0*MAS_MEM[6]
	S += r71_mem0 <= r71

	r71_mem1 = S.Task('r71_mem1', length=1, delay_cost=1)
	r71_mem1 += alt(MAS_MEM)
	S += (r61*MAS[0])-1 < r71_mem1*MAS_MEM[1]
	S += (r61*MAS[1])-1 < r71_mem1*MAS_MEM[3]
	S += (r61*MAS[2])-1 < r71_mem1*MAS_MEM[5]
	S += (r61*MAS[3])-1 < r71_mem1*MAS_MEM[7]
	S += r71_mem1 <= r71

	r81 = S.Task('r81', length=1, delay_cost=1)
	r81 += alt(MAS)

	r81_mem0 = S.Task('r81_mem0', length=1, delay_cost=1)
	r81_mem0 += MAIN_MEM_r[0]
	r81_mem1 = S.Task('r81_mem1', length=1, delay_cost=1)
	r81_mem1 += alt(MAS_MEM)
	S += (r41*MAS[0])-1 < r81_mem1*MAS_MEM[1]
	S += (r41*MAS[1])-1 < r81_mem1*MAS_MEM[3]
	S += (r41*MAS[2])-1 < r81_mem1*MAS_MEM[5]
	S += (r41*MAS[3])-1 < r81_mem1*MAS_MEM[7]
	S += r81_mem1 <= r81

	r9_t0_in = S.Task('r9_t0_in', length=1, delay_cost=1)
	r9_t0_in += alt(MM_in)
	r9_t0 = S.Task('r9_t0', length=4, delay_cost=1)
	r9_t0 += alt(MM)
	S += r9_t0>=r9_t0_in

	r9_t0_mem0 = S.Task('r9_t0_mem0', length=1, delay_cost=1)
	r9_t0_mem0 += MAIN_MEM_r[0]
	r9_t0_mem1 = S.Task('r9_t0_mem1', length=1, delay_cost=1)
	r9_t0_mem1 += alt(MAS_MEM)
	S += (r70*MAS[0])-1 < r9_t0_mem1*MAS_MEM[1]
	S += (r70*MAS[1])-1 < r9_t0_mem1*MAS_MEM[3]
	S += (r70*MAS[2])-1 < r9_t0_mem1*MAS_MEM[5]
	S += (r70*MAS[3])-1 < r9_t0_mem1*MAS_MEM[7]
	S += r9_t0_mem1 <= r9_t0

	r101 = S.Task('r101', length=1, delay_cost=1)
	r101 += alt(MAS)

	r101_mem0 = S.Task('r101_mem0', length=1, delay_cost=1)
	r101_mem0 += MAIN_MEM_r[0]
	r101_mem1 = S.Task('r101_mem1', length=1, delay_cost=1)
	r101_mem1 += alt(MAS_MEM)
	S += (r41*MAS[0])-1 < r101_mem1*MAS_MEM[1]
	S += (r41*MAS[1])-1 < r101_mem1*MAS_MEM[3]
	S += (r41*MAS[2])-1 < r101_mem1*MAS_MEM[5]
	S += (r41*MAS[3])-1 < r101_mem1*MAS_MEM[7]
	S += r101_mem1 <= r101

	X_new_t0_in = S.Task('X_new_t0_in', length=1, delay_cost=1)
	X_new_t0_in += alt(MM_in)
	X_new_t0 = S.Task('X_new_t0', length=4, delay_cost=1)
	X_new_t0 += alt(MM)
	S += X_new_t0>=X_new_t0_in

	X_new_t0_mem0 = S.Task('X_new_t0_mem0', length=1, delay_cost=1)
	X_new_t0_mem0 += alt(MAS_MEM)
	S += (r20*MAS[0])-1 < X_new_t0_mem0*MAS_MEM[0]
	S += (r20*MAS[1])-1 < X_new_t0_mem0*MAS_MEM[2]
	S += (r20*MAS[2])-1 < X_new_t0_mem0*MAS_MEM[4]
	S += (r20*MAS[3])-1 < X_new_t0_mem0*MAS_MEM[6]
	S += X_new_t0_mem0 <= X_new_t0

	X_new_t0_mem1 = S.Task('X_new_t0_mem1', length=1, delay_cost=1)
	X_new_t0_mem1 += alt(MAS_MEM)
	S += (r120*MAS[0])-1 < X_new_t0_mem1*MAS_MEM[1]
	S += (r120*MAS[1])-1 < X_new_t0_mem1*MAS_MEM[3]
	S += (r120*MAS[2])-1 < X_new_t0_mem1*MAS_MEM[5]
	S += (r120*MAS[3])-1 < X_new_t0_mem1*MAS_MEM[7]
	S += X_new_t0_mem1 <= X_new_t0

	X_new_t3 = S.Task('X_new_t3', length=1, delay_cost=1)
	X_new_t3 += alt(MAS)

	X_new_t3_mem0 = S.Task('X_new_t3_mem0', length=1, delay_cost=1)
	X_new_t3_mem0 += alt(MAS_MEM)
	S += (r120*MAS[0])-1 < X_new_t3_mem0*MAS_MEM[0]
	S += (r120*MAS[1])-1 < X_new_t3_mem0*MAS_MEM[2]
	S += (r120*MAS[2])-1 < X_new_t3_mem0*MAS_MEM[4]
	S += (r120*MAS[3])-1 < X_new_t3_mem0*MAS_MEM[6]
	S += X_new_t3_mem0 <= X_new_t3

	X_new_t3_mem1 = S.Task('X_new_t3_mem1', length=1, delay_cost=1)
	X_new_t3_mem1 += alt(MAS_MEM)
	S += (r121*MAS[0])-1 < X_new_t3_mem1*MAS_MEM[1]
	S += (r121*MAS[1])-1 < X_new_t3_mem1*MAS_MEM[3]
	S += (r121*MAS[2])-1 < X_new_t3_mem1*MAS_MEM[5]
	S += (r121*MAS[3])-1 < X_new_t3_mem1*MAS_MEM[7]
	S += X_new_t3_mem1 <= X_new_t3

	r14_t0_in = S.Task('r14_t0_in', length=1, delay_cost=1)
	r14_t0_in += alt(MM_in)
	r14_t0 = S.Task('r14_t0', length=4, delay_cost=1)
	r14_t0 += alt(MM)
	S += r14_t0>=r14_t0_in

	r14_t0_mem0 = S.Task('r14_t0_mem0', length=1, delay_cost=1)
	r14_t0_mem0 += alt(MAS_MEM)
	S += (r20*MAS[0])-1 < r14_t0_mem0*MAS_MEM[0]
	S += (r20*MAS[1])-1 < r14_t0_mem0*MAS_MEM[2]
	S += (r20*MAS[2])-1 < r14_t0_mem0*MAS_MEM[4]
	S += (r20*MAS[3])-1 < r14_t0_mem0*MAS_MEM[6]
	S += r14_t0_mem0 <= r14_t0

	r14_t0_mem1 = S.Task('r14_t0_mem1', length=1, delay_cost=1)
	r14_t0_mem1 += alt(MAS_MEM)
	S += (r30*MAS[0])-1 < r14_t0_mem1*MAS_MEM[1]
	S += (r30*MAS[1])-1 < r14_t0_mem1*MAS_MEM[3]
	S += (r30*MAS[2])-1 < r14_t0_mem1*MAS_MEM[5]
	S += (r30*MAS[3])-1 < r14_t0_mem1*MAS_MEM[7]
	S += r14_t0_mem1 <= r14_t0

	r14_t3 = S.Task('r14_t3', length=1, delay_cost=1)
	r14_t3 += alt(MAS)

	r14_t3_mem0 = S.Task('r14_t3_mem0', length=1, delay_cost=1)
	r14_t3_mem0 += alt(MAS_MEM)
	S += (r30*MAS[0])-1 < r14_t3_mem0*MAS_MEM[0]
	S += (r30*MAS[1])-1 < r14_t3_mem0*MAS_MEM[2]
	S += (r30*MAS[2])-1 < r14_t3_mem0*MAS_MEM[4]
	S += (r30*MAS[3])-1 < r14_t3_mem0*MAS_MEM[6]
	S += r14_t3_mem0 <= r14_t3

	r14_t3_mem1 = S.Task('r14_t3_mem1', length=1, delay_cost=1)
	r14_t3_mem1 += alt(MAS_MEM)
	S += (r31*MAS[0])-1 < r14_t3_mem1*MAS_MEM[1]
	S += (r31*MAS[1])-1 < r14_t3_mem1*MAS_MEM[3]
	S += (r31*MAS[2])-1 < r14_t3_mem1*MAS_MEM[5]
	S += (r31*MAS[3])-1 < r14_t3_mem1*MAS_MEM[7]
	S += r14_t3_mem1 <= r14_t3

	Z_new_t0_in = S.Task('Z_new_t0_in', length=1, delay_cost=1)
	Z_new_t0_in += alt(MM_in)
	Z_new_t0 = S.Task('Z_new_t0', length=4, delay_cost=1)
	Z_new_t0 += alt(MM)
	S += Z_new_t0>=Z_new_t0_in

	Z_new_t0_mem0 = S.Task('Z_new_t0_mem0', length=1, delay_cost=1)
	Z_new_t0_mem0 += alt(MAS_MEM)
	S += (r20*MAS[0])-1 < Z_new_t0_mem0*MAS_MEM[0]
	S += (r20*MAS[1])-1 < Z_new_t0_mem0*MAS_MEM[2]
	S += (r20*MAS[2])-1 < Z_new_t0_mem0*MAS_MEM[4]
	S += (r20*MAS[3])-1 < Z_new_t0_mem0*MAS_MEM[6]
	S += Z_new_t0_mem0 <= Z_new_t0

	Z_new_t0_mem1 = S.Task('Z_new_t0_mem1', length=1, delay_cost=1)
	Z_new_t0_mem1 += alt(MAS_MEM)
	S += (r130*MAS[0])-1 < Z_new_t0_mem1*MAS_MEM[1]
	S += (r130*MAS[1])-1 < Z_new_t0_mem1*MAS_MEM[3]
	S += (r130*MAS[2])-1 < Z_new_t0_mem1*MAS_MEM[5]
	S += (r130*MAS[3])-1 < Z_new_t0_mem1*MAS_MEM[7]
	S += Z_new_t0_mem1 <= Z_new_t0

	Z_new_t3 = S.Task('Z_new_t3', length=1, delay_cost=1)
	Z_new_t3 += alt(MAS)

	Z_new_t3_mem0 = S.Task('Z_new_t3_mem0', length=1, delay_cost=1)
	Z_new_t3_mem0 += alt(MAS_MEM)
	S += (r130*MAS[0])-1 < Z_new_t3_mem0*MAS_MEM[0]
	S += (r130*MAS[1])-1 < Z_new_t3_mem0*MAS_MEM[2]
	S += (r130*MAS[2])-1 < Z_new_t3_mem0*MAS_MEM[4]
	S += (r130*MAS[3])-1 < Z_new_t3_mem0*MAS_MEM[6]
	S += Z_new_t3_mem0 <= Z_new_t3

	Z_new_t3_mem1 = S.Task('Z_new_t3_mem1', length=1, delay_cost=1)
	Z_new_t3_mem1 += alt(MAS_MEM)
	S += (r131*MAS[0])-1 < Z_new_t3_mem1*MAS_MEM[1]
	S += (r131*MAS[1])-1 < Z_new_t3_mem1*MAS_MEM[3]
	S += (r131*MAS[2])-1 < Z_new_t3_mem1*MAS_MEM[5]
	S += (r131*MAS[3])-1 < Z_new_t3_mem1*MAS_MEM[7]
	S += Z_new_t3_mem1 <= Z_new_t3

	solvers.mip.solve(S,msg=1,kind='CPLEX',ratio_gap=1.01)

	solution = [['hoge']*len(S.solution()[1]) for i in range(len(S.solution()))]
	for i in range(len(S.solution())):
		for j in range(len(S.solution()[i])):
			solution[i][j]=str(S.solution()[i][j])
	print(solution)

	cycles = int(solution[-1][3])

	pic_file_name = "/home/mfukuda/ABE/multiRAM_multiMAS_16mux/scheduling_result/stage4MM1_stage1MAS4/EP2_YRECOVER/schedule1.png"
	if(S.solution() != []):
		plotters.matplotlib.plot(S,img_filename=pic_file_name, show_task_labels=False, fig_size=(cycles*0.25+3, 5))

	return solution
